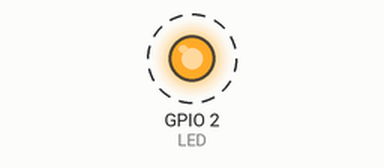
Bench run of a program on a simulated ESP8266 (Wemos D1 mini). On the bench: output pins drawn as LEDs (lit = HIGH). Dashed ring = blinking. What the program prints to the serial monitor is not drawn.

Above: at 0.3 s.
Timing chart, 0 to 3.0 s (numbered marks = the images above):
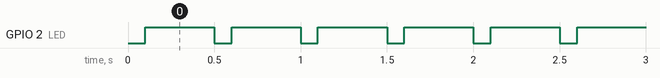

Measured:
- by itself, GPIO 2 (LED): alternates HIGH for 0.40 s and LOW for 0.10 s

The program:

main.cpp
```cpp
#include <Arduino.h>

#if LOLIN32
constexpr int LED = 22; // not 5!
#elif WROVER
constexpr int LED = 5; // no built-in, use the LCD backlight
#elif TTGOLED
constexpr int LED = -1; // haven't found a LED pin yet
#elif TTGOT8
constexpr int LED = 21; // reusing wrover board def
#elif TTGOMINI32
constexpr int LED = 22; // by trial and error
#elif ESP32SD
constexpr int LED = -1; // doesn't appear to have an LED
#else
constexpr int LED = LED_BUILTIN;
#endif

void setup() {
    Serial.begin(115200);
#ifdef BUILTIN_LED
    Serial.printf("\nBUILTIN_LED = %d\n", BUILTIN_LED);
#endif
    pinMode(LED, OUTPUT);
}

void loop() {
    Serial.printf("%lu\n", millis());

    digitalWrite(LED, 0);
    delay(100);
    digitalWrite(LED, 1);
    delay(400);
}
```
